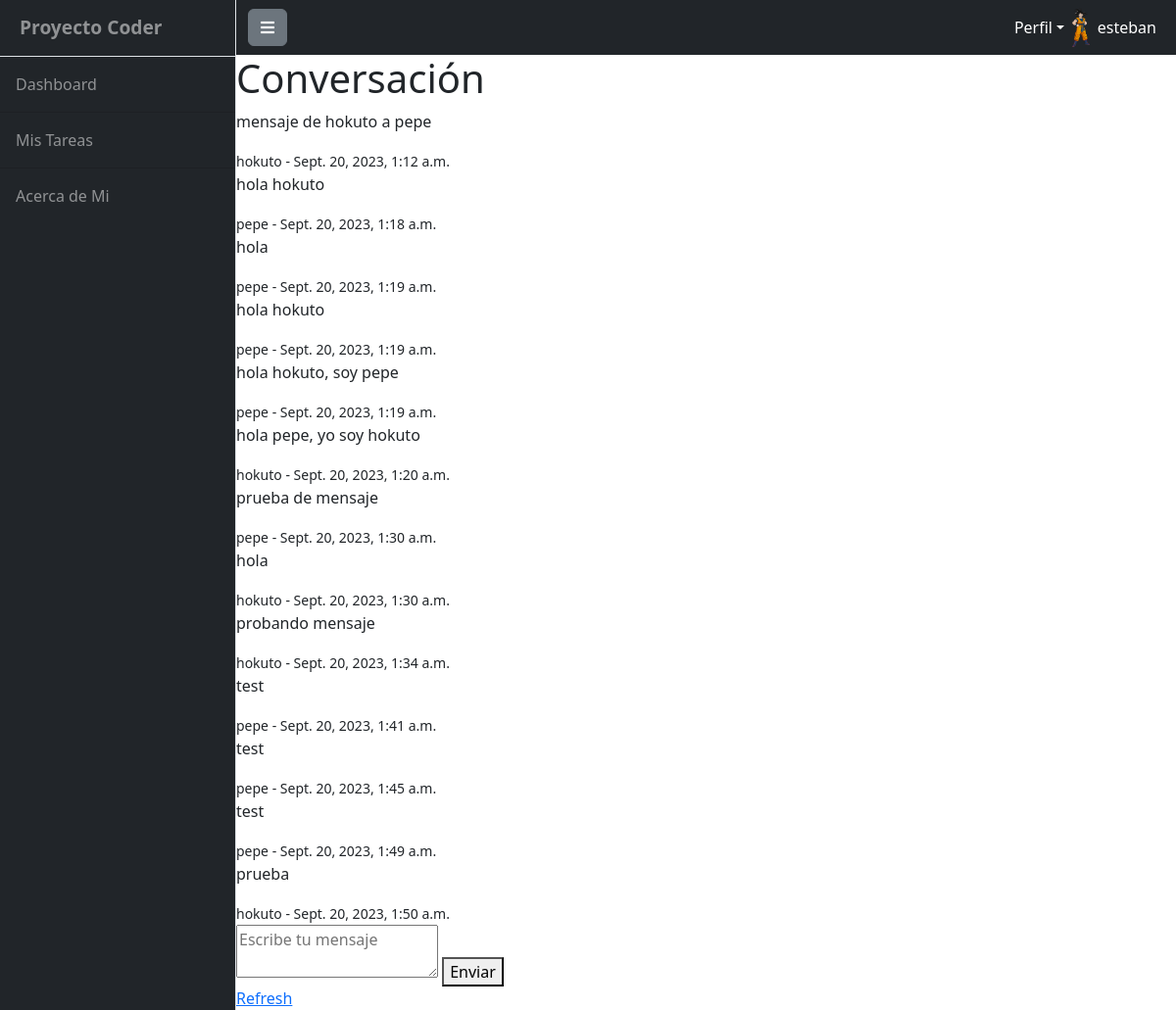
/proyecto-final/conversation/2/ (signed in), run on the app's committed database.
### MainSiteApp/models.py (models this page shows)
class Message(models.Model):
    text = models.TextField()
    sender = models.ForeignKey(User, on_delete=models.CASCADE)
    conversation = models.ForeignKey(Conversation, on_delete=models.CASCADE)
    timestamp = models.DateTimeField(auto_now_add=True)

### MainSiteApp/views.py (the view)
# urls.py: path('conversation/<int:conversation_id>/', views.conversation_detail, name='conversation_detail'),
@login_required
def conversation_detail(request, conversation_id):
    conversation = Conversation.objects.get(pk=conversation_id)
    messages = Message.objects.filter(conversation=conversation).order_by('timestamp')
    if request.method == 'POST':
        text = request.POST.get('message_text')
        sender = request.user
        message = Message(text=text, sender=sender, conversation=conversation)
        message.save()
    return render(request, 'conversation_detail.html', {'conversation': conversation, 'messages': messages})

### MainSiteApp/context_processors.py (called while the page is built)
def get_current_year(req):
    current_year = datetime.datetime.now().year
    return {
        "current_year": current_year
    }

def load_avatar(req: HttpRequest):
    try:
        avatar = Avatar.objects.get(user=req.user.id)
        return {"url": avatar.image.url}
    except:
        image_data = open("media/avatares/goku.jpg", "rb").read()
        return {"url": image_data}

def count_tasks_owner(req: HttpRequest):
    try:
        count_tasks = TasksList.objects.filter(owner=req.user).count()
        return {"count_tasks": count_tasks}
    except:
        count_tasks = 0
        return {"count_tasks": count_tasks}

### MainSiteApp/templates/conversation_detail.html (shortened to what this page needs)
{% extends 'base.html' %}
{% block pagecontent %}
<h1>Conversación</h1>
<div class="conversation">
    {% for message in messages %}
    <div class="message">
        <p>{{ message.text }}</p>
        <small>{{ message.sender.username }} - {{ message.timestamp }}</small>
    </div>
    {% endfor %}
</div>
<form method="post">
    <textarea name="message_text" placeholder="Escribe tu mensaje"></textarea>
    <button type="submit">Enviar</button>
</form>
<a href="{% url 'conversation_detail' conversation.id %}">Refresh</a>
{% endblock pagecontent %}

### MainSiteApp/templates/navbar.html (shortened to what this page needs)
<nav class="sb-topnav navbar navbar-expand navbar-dark bg-dark">
    <div class="container-fluid">
        <button class="btn btn-secondary" id="sidebarToggle">
            <i class="fa fa-bars" aria-hidden="true"></i>
          </button>
        <div class="collapse navbar-collapse" id="navbarSupportedContent">
            <ul class="navbar-nav ms-auto mt-2 mt-lg-0">
                <li class="nav-item dropdown">
                    <a class="nav-link dropdown-toggle" id="navbarDropdown" href="#" role="button" data-bs-toggle="dropdown" aria-haspopup="true" aria-expanded="false">Perfil</a>
                </li>
                {% if  user.is_authenticated %}
                {% if url %}
                <img src="{{url}}" height="40px" alt="avatar">
                <div class="nav-item text-center">
                    <p class="nav-link mb-0">{{ user.username }}</p>
                </div>
                {% endif %}
                {% endif %}
            </ul>
        </div>
    </div>
</nav>

### MainSiteApp/static/css/main.css (style rules this page uses)
:root { --color-primary: #6a0572; --color-secondary: #ff9a8b; --color-tertiary: #83c5be; --color-quaternary: #f0e68c; --color-text: #333; }
.navbar { background-color: var(--color-primary); }
.navbar-dark .navbar-nav .nav-link { color: #fff; }
.nav-item { color: rgba(255, 255, 255, 0.5) !important; }

### data on the page
Message: text "mensaje de hokuto a pepe", sender.username "hokuto", timestamp "Sept. 20, 2023, 1:12 a.m."
Message: text "hola hokuto", sender.username "pepe", timestamp "Sept. 20, 2023, 1:18 a.m."
Message: text "hola", sender.username "pepe", timestamp "Sept. 20, 2023, 1:19 a.m."
Message: text "hola hokuto", sender.username "pepe", timestamp "Sept. 20, 2023, 1:19 a.m."
Message: text "hola hokuto, soy pepe", sender.username "pepe", timestamp "Sept. 20, 2023, 1:19 a.m."
Message: text "hola pepe, yo soy hokuto", sender.username "hokuto", timestamp "Sept. 20, 2023, 1:20 a.m."
Message: text "prueba de mensaje", sender.username "pepe", timestamp "Sept. 20, 2023, 1:30 a.m."
Message: text "hola", sender.username "hokuto", timestamp "Sept. 20, 2023, 1:30 a.m."
Message: text "probando mensaje", sender.username "hokuto", timestamp "Sept. 20, 2023, 1:34 a.m."
Message: text "test", sender.username "pepe", timestamp "Sept. 20, 2023, 1:41 a.m."
Message: text "test", sender.username "pepe", timestamp "Sept. 20, 2023, 1:45 a.m."
Message: text "test", sender.username "pepe", timestamp "Sept. 20, 2023, 1:49 a.m."
Message: text "prueba", sender.username "hokuto", timestamp "Sept. 20, 2023, 1:50 a.m."

### other printed values
{{ user.username }} "esteban"
